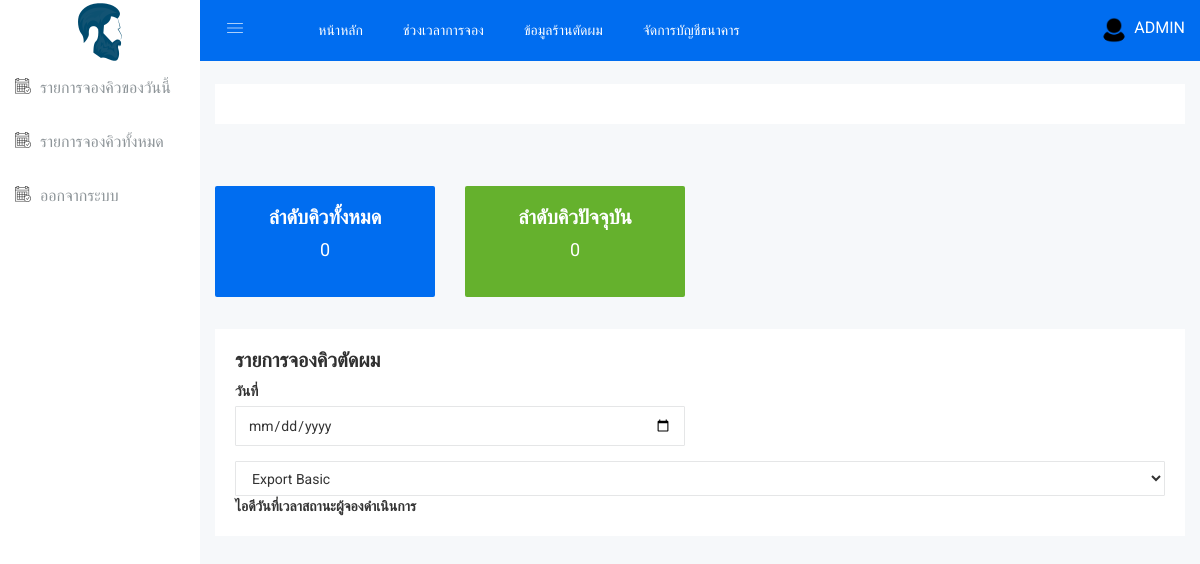
The app's page /jongq_list_admin.php (signed in), older data.
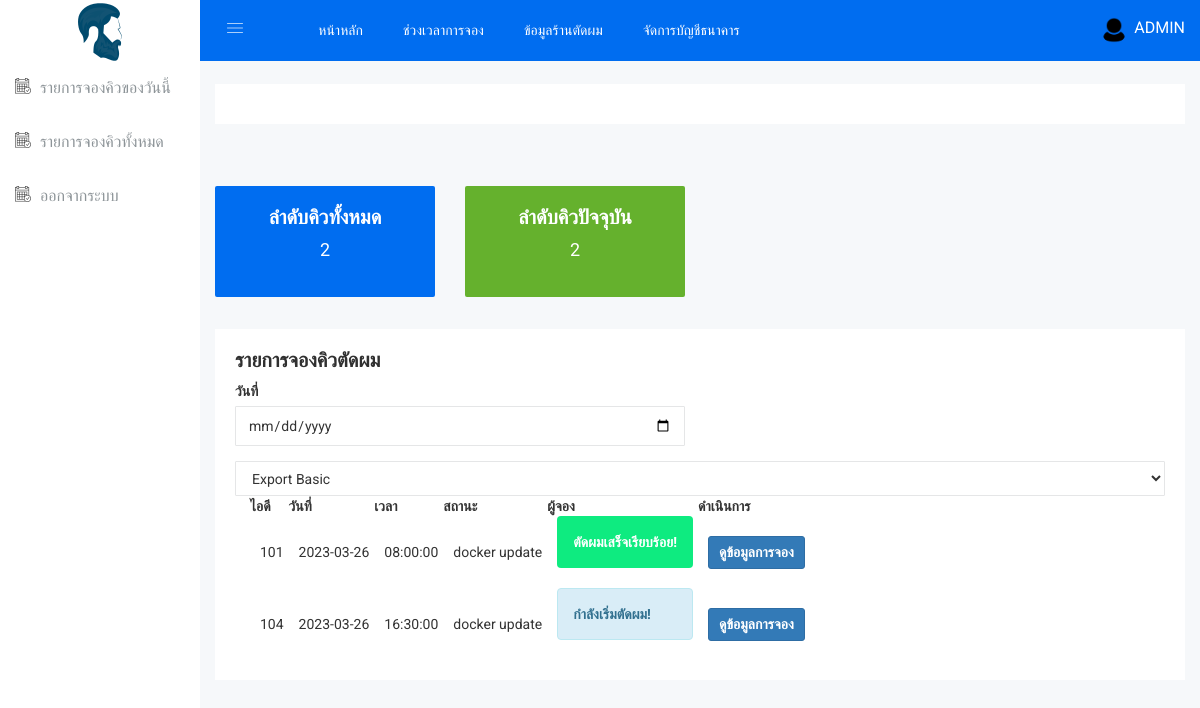
The same page, newer data.
### tables this page shows
CREATE TABLE `tb_jongs` (
  `id` int NOT NULL,
  `jong_date` date NOT NULL,
  `jong_time` time NOT NULL,
  `jong_status` varchar(50) NOT NULL,
  `jong_slip` text NOT NULL,
  `time_slot_id` int NOT NULL,
  `user_id` int NOT NULL,
  `jong_date_time` time NOT NULL,
  `jong_date_time_confirm` datetime DEFAULT NULL,
  `num` int NOT NULL DEFAULT '0'
);

CREATE TABLE `tb_users` (
  `id` int NOT NULL,
  `full_name` varchar(100) NOT NULL,
  `tel` varchar(50) NOT NULL,
  `username` varchar(100) NOT NULL,
  `email` varchar(100) NOT NULL,
  `password` text NOT NULL,
  `profile` text,
  `user_role` varchar(20) NOT NULL
);

### www/jongq_list_admin.php (the view, shortened to what the rows shown need)
<?php
$isDateNow=true;
include_once("./configs/connect_db.php");
$sqlJongQLists = "SELECT ts.time_slot_description,jn.time_slot_id, jn.id,jn.jong_date,jn.jong_time,jn.jong_status,jn.jong_slip,jn.user_id,u.full_name,u.username
                  FROM tb_jongs jn INNER JOIN tb_users u ON jn.user_id = u.id  INNER JOIN tb_time_slots ts ON jn.time_slot_id = ts.id
                  ORDER BY jn.jong_date_time  ASC;";
$resultJongQLists = mysqli_query($conn, $sqlJongQLists);
  $sql_current="SELECT id,jong_status,num,jong_date,jong_date_time_confirm FROM `tb_jongs` WHERE jong_status='PROCEED';";
  $res_current = mysqli_query($conn, $sql_current);
  $data_current=mysqli_fetch_assoc($res_current);
?>
<!doctype html>
<html class="no-js" lang="en">
<head>
    <link rel="stylesheet" href="css/bootstrap.min.css">
    <link rel="stylesheet" href="css/font-awesome.min.css">
    <link rel="stylesheet" href="css/owl.carousel.css">
    <link rel="stylesheet" href="css/owl.theme.css">
    <link rel="stylesheet" href="css/owl.transitions.css">
    <link rel="stylesheet" href="css/animate.css">
    <link rel="stylesheet" href="css/normalize.css">
    <link rel="stylesheet" href="css/meanmenu.min.css">
    <link rel="stylesheet" href="css/main.css">
    <link rel="stylesheet" href="css/educate-custon-icon.css">
    <link rel="stylesheet" href="css/morrisjs/morris.css">
    <link rel="stylesheet" href="css/scrollbar/jquery.mCustomScrollbar.min.css">
    <link rel="stylesheet" href="css/metisMenu/metisMenu.min.css">
    <link rel="stylesheet" href="css/metisMenu/metisMenu-vertical.css">
    <link rel="stylesheet" href="css/calendar/fullcalendar.min.css">
    <link rel="stylesheet" href="css/calendar/fullcalendar.print.min.css">
    <link rel="stylesheet" href="css/editor/select2.css">
    <link rel="stylesheet" href="css/editor/datetimepicker.css">
    <link rel="stylesheet" href="css/editor/bootstrap-editable.css">
    <link rel="stylesheet" href="css/editor/x-editor-style.css">
    <link rel="stylesheet" href="css/data-table/bootstrap-table.css">
    <link rel="stylesheet" href="css/data-table/bootstrap-editable.css">
    <link rel="stylesheet" href="style.css">
    <link rel="stylesheet" href="css/responsive.css">
    <link rel="stylesheet" href="css/modals.css">
</head>
<body>
    <div class="all-content-wrapper">
        <div class="data-table-area mg-b-15">
            <div class="container-fluid">
                <?php if($isDateNow){?>
                <div class="row" style="margin-top:2rem;margin-bottom:2rem;">
                    <div class="col-lg-3 col-md-6 col-sm-6 col-xs-12">
                        <div
                            class="hpanel shadow-inner hbgyellow bg-3 responsive-mg-b-30 res-tablet-mg-t-30 dk-res-t-pro-30">
                            <div class="panel-body">
                                <div class="text-center content-bg-pro">
                                    <h3>ลำดับคิวปัจจุบัน</h3>
                                    <p class="text-big font-light">
                                        <?php
                                        if($data_current["num"] != '' || $data_current["num"] != NULL){
                                         echo   $data_current["num"];
                                        }
                                        ?>
                                    </p>
                                </div>
                            </div>
                        </div>
                    </div>
                </div>
                <?php }?>
                <div class="row">
                    <div class="col-lg-12 col-md-12 col-sm-12 col-xs-12">
                        <div class="sparkline13-list">
                            <div class="sparkline13-hd">
                                <div class="main-sparkline13-hd">
                                    <h1>รายการจองคิวตัดผม</h1>
                                </div>
                            </div>
                            <div class="sparkline13-graph">
                                <div class="datatable-dashv1-list custom-datatable-overright">
                                    <table id="table" data-toggle="table" data-pagination="true" data-search="true"
                                        data-show-columns="true" data-show-pagination-switch="true"
                                        data-show-refresh="true" data-key-events="true" data-show-toggle="true"
                                        data-resizable="true" data-cookie="true" data-cookie-id-table="saveId"
                                        data-show-export="true" data-click-to-select="true" data-toolbar="#toolbar">
                                        <thead>
                                            <tr>
                                                <th data-field="state" data-checkbox="true"></th>
                                                <th data-field="id">ไอดี</th>
                                                <th data-field="name">วันที่</th>
                                                <th data-field="email">เวลา</th>
                                                <th data-field="phone">สถานะ</th>
                                                <th data-field="task">ผู้จอง</th>
                                                <th data-field="action">ดำเนินการ</th>
                                            </tr>
                                        </thead>
                                        <tbody>
                                            <?php
                                        if(mysqli_num_rows($resultJongQLists)>0){
                                            while($rowJongQ=mysqli_fetch_assoc($resultJongQLists)){
                                                ?>
                                            <tr>
                                                <td></td>
                                                <td><?=$rowJongQ["id"]?></td>
                                                <td><?=$rowJongQ["jong_date"]?></td>
                                                <td><?=$rowJongQ["jong_time"]?></td>
                                                <td><?=$rowJongQ["full_name"]?></td>
                                                <td>
                                                    <?php
                                                if($rowJongQ["jong_status"]=="PENDING"){?>
                                                    <div class="alert alert-warning" role="alert">
                                                        <strong>รอการยืนยัน!</strong>
                                                    </div>
                                                    <?php
                                                    }
                                                   elseif($rowJongQ["jong_status"]=="CONFIRM"){?>
                                                    <div class="alert alert-success" role="alert">
                                                        <strong>ยืนยันการจองเรียบร้อย!</strong>
                                                    </div>
                                                    <?php
                                                    } elseif($rowJongQ["jong_status"]=="PROCEED"){?>
                                                    <div class="alert alert-info" role="alert">
                                                        <strong>กำลังเริ่มตัดผม!</strong>
                                                    </div>
                                                    <?php
                                                    }  elseif($rowJongQ["jong_status"]=="CANCEL"){?>
                                                    <div class="alert alert-danger" role="alert">
                                                        <strong>ไม่รับการจอง!</strong>
                                                    </div>
                                                    <?php
                                                    }  elseif($rowJongQ["jong_status"]=="SUCCESS"){?>
                                                    <div class="alert"
                                                        style="color:white;background-color:#0EEB80;border-color: ##0BEA7E;"
                                                        role="alert">
                                                        <strong>ตัดผมเสร็จเรียบร้อย!</strong>
                                                    </div>
                                                    <?php
                                                    }else{?>
                                                    <div class="alert alert-danger" role="alert">
                                                        <strong>ยกเลิกการจอง!</strong>
                                                    </div>
                                                    <?php  }
                                                   ?>
                                                </td>
                                                <td class="datatable-ct">
                                                    <a type="button" href="#" data-toggle="modal"
                                                        data-target="#PrimaryModalftblack_<?=$rowJongQ["id"]?>"
                                                        style="color:white"
                                                        class="btn btn-sm btn-primary"><strong>ดูข้อมูลการจอง
                                                        </strong>
                                                    </a>
                                                    <?php
                                                    }
                                                   ?>
                                                </td>
                                            </tr>
                                            <?php
                                            }
                                        ?>
                                        </tbody>
                                    </table>
                                </div>
                            </div>
                        </div>
                    </div>
                </div>
            </div>
        </div>
    </div>
</body>
</html>

Row changes from the older to the newer data that the page shows:
added tb_jongs: num "2", id "104", jong_date "2023-03-26", jong_time "16:30:00", user.full_name "docker update", jong_status "กำลังเริ่มตัดผม!"
added tb_jongs: id "101", jong_date "2023-03-26", jong_time "08:00:00", user.full_name "docker update", jong_status "ตัดผมเสร็จเรียบร้อย!"
Text that changed along with them:
$result_num: "0" → "2"
getQ($conn): "0" → (not shown)
